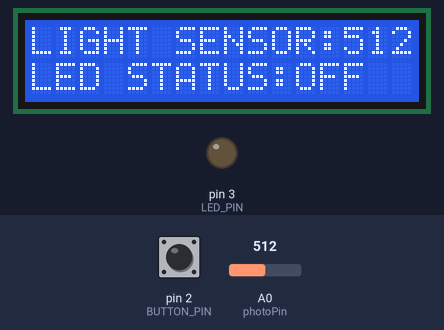
The sketch below on a simulated Arduino Uno, built with avr-gcc and run on an emulated ATmega328P. Parts: 16×2 character LCD, output pins drawn as LEDs (lit = HIGH). The test bench sets the inputs (shaded band); at power-on: A0 (photoPin) = 512, pin 2 (BUTTON_PIN) HIGH. What the sketch prints to the serial monitor is not drawn.

Above: at 1.2 s.
1.3 s: A0 (photoPin) set to 109
At 2.0 s:
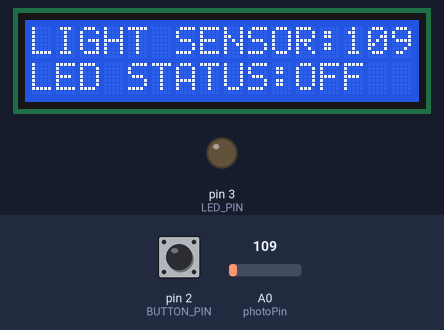
4.4 s: A0 (photoPin) set to 94
At 5.2 s:
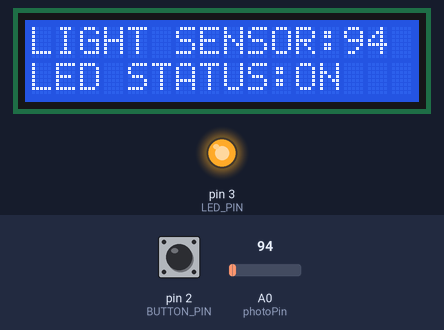
7.4 s: A0 (photoPin) set to 122
At 7.9 s:
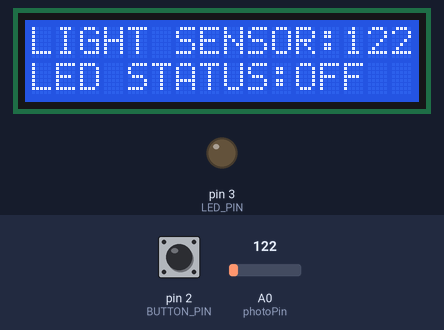
9.0 s: pin 2 (BUTTON_PIN) pulled LOW for 0.15 s
At 10.0 s:
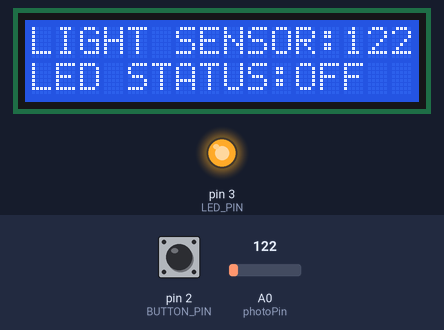
12.2 s: pin 2 (BUTTON_PIN) pulled LOW for 1 s
At 13.8 s:
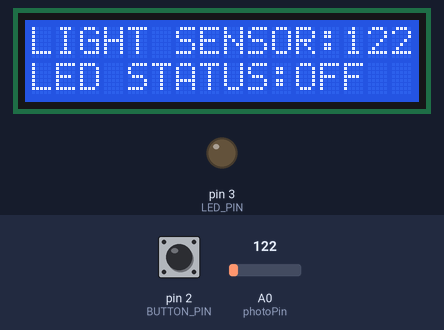
14.9 s: pin 2 (BUTTON_PIN) pulled LOW for 3.2 s
At 18.6 s:
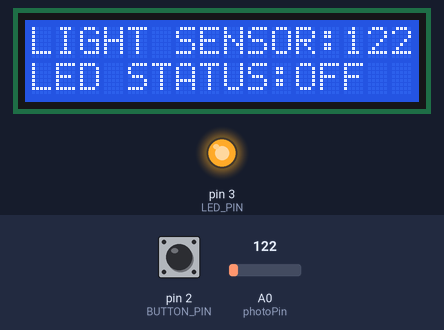
Timing chart, 0 to 20.1 s (numbered marks = the images above; inputs shaded):
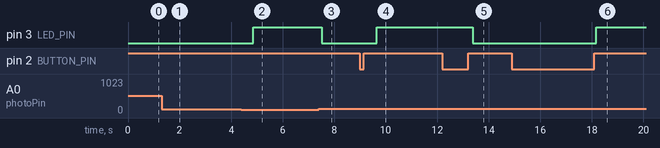

Measured:
- the behaviour switches between 100 and 99 on A0 (photoPin) (found by bisection; images 1 and 2)
- after the input at 1.3 s, the display: first differs from a run without the input after 0.39 s (image 1)
- after the input at 4.4 s, pin 3 (LED_PIN): LOW → HIGH after 0.46 s; the display: first differs from a run without the input after 0.49 s (image 2)
- after the input at 7.4 s, pin 3 (LED_PIN): HIGH → LOW after 0.12 s; the display: first differs from a run without the input after 0.14 s (image 3)
- after the input at 9.0 s, pin 3 (LED_PIN): LOW → HIGH after 0.65 s
- after the input at 12.2 s, pin 3 (LED_PIN): HIGH → LOW after 1.2 s
- after the input at 14.9 s, pin 3 (LED_PIN): LOW → HIGH after 3.3 s

The sketch:

Code.ino
```cpp
#include <LiquidCrystal_I2C.h>
LiquidCrystal_I2C lcd(0x3f,16,2);

#define LED_PIN 3
#define BUTTON_PIN 2
int photoPin = A0;
int LED_ACTIVATION_VALUE = 100;
int SERIAL_OUTPUT_FREQUENCY = 500;
String flag ="OFF";
bool button_state = false;
void setup()
{
  Serial.begin(9600);
  lcd.init();
  lcd.backlight();
  pinMode(BUTTON_PIN, INPUT_PULLUP);
  attachInterrupt(digitalPinToInterrupt(BUTTON_PIN), close, RISING);

  pinMode(LED_PIN, OUTPUT);
}

void loop()
{
  if(Serial.available()){
    int temp = Serial.parseInt();
    if(temp!=0)
  	  LED_ACTIVATION_VALUE = temp;
  }
  int light = analogRead(photoPin);
  if(!button_state){
    if(light<LED_ACTIVATION_VALUE){
      digitalWrite(LED_PIN,HIGH);
      flag ="ON";
    }
    else{
      digitalWrite(LED_PIN,LOW);
      flag="OFF";
    }
  }else
    digitalWrite(LED_PIN,HIGH);


  Serial.print("\nLIGHT SENSOR: ");
  Serial.println(light);
  Serial.print("LED STATUS: ");
  Serial.println(flag);
  lcd.setCursor(0,0);
  lcd.print("LIGHT SENSOR:");
  lcd.print(light);
  lcd.setCursor(0,1);
  lcd.print("LED STATUS:");
  lcd.print(flag);
  delay(SERIAL_OUTPUT_FREQUENCY);
  lcd.clear();
}
void close(){
  if(button_state)
    button_state= false;
  else
    button_state= true;


}
```
